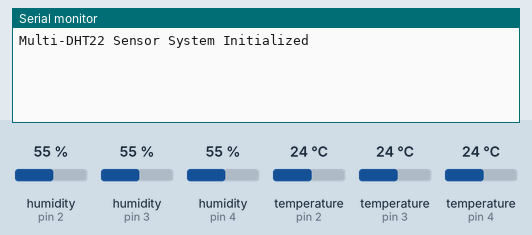
The sketch below on a simulated Arduino Uno, built with avr-gcc and run on an emulated ATmega328P. On the bench: the last lines printed to the serial monitor. The inputs (shaded band) are chosen by the test bench; at power-on: humidity (sensors on pin 2, pin 3, pin 4) 55 %, temperature (sensors on pin 2, pin 3, pin 4) 24 °C.

Above: at 1.5 s.
1.6 s: humidity (sensor on pin 2) set to 22 %
At 3.2 s:
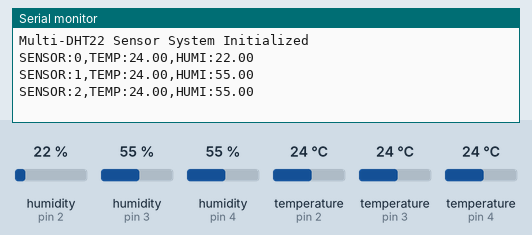
4.6 s: humidity (sensor on pin 3) set to 22 %
At 7.3 s:
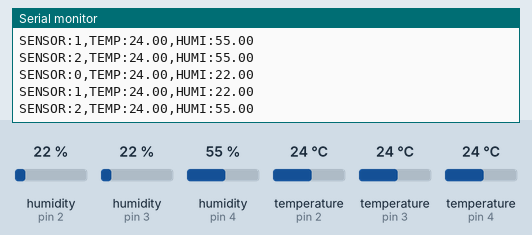
7.6 s: humidity (sensor on pin 4) set to 22 %
At 9.5 s:
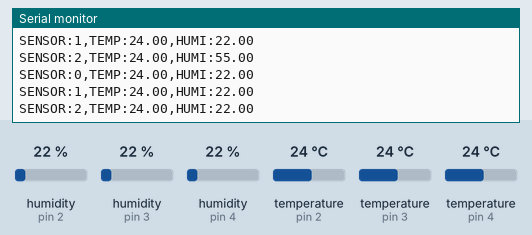
10.6 s: temperature (sensor on pin 2) set to 12 °C
At 12.9 s:
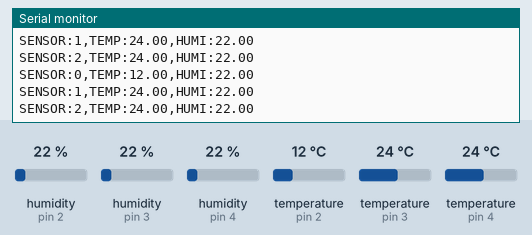
13.6 s: temperature (sensor on pin 3) set to 12 °C
At 15.8 s:
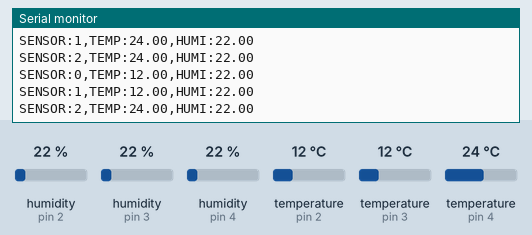
16.6 s: temperature (sensor on pin 4) set to 12 °C
At 19.2 s:
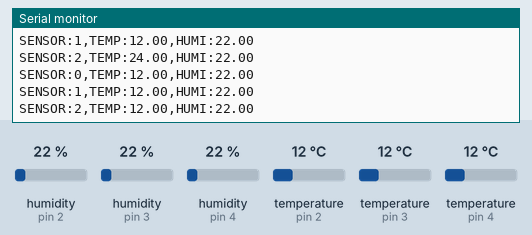
Timing chart, 0 to 20.6 s (numbered marks = the images above; inputs shaded):
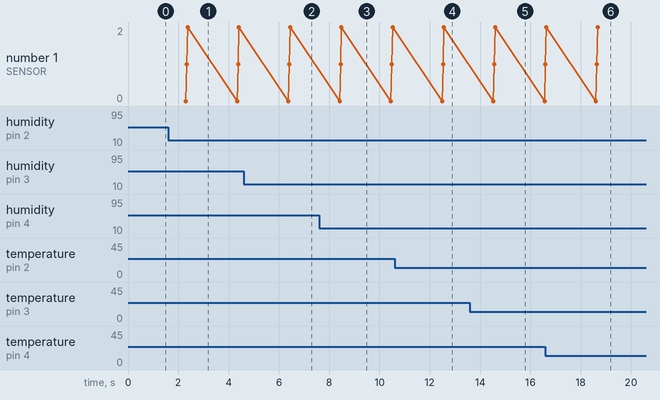

Measured:
- after the input at 1.6 s, the serial monitor: prints a new line after 0.71 s (image 1)
- after the input at 4.6 s, the serial monitor: prints a new line after 1.8 s (image 2)
- after the input at 7.6 s, the serial monitor: prints a new line after 0.89 s (image 3)
- after the input at 10.6 s, the serial monitor: prints a new line after 1.9 s (image 4)
- after the input at 13.6 s, the serial monitor: prints a new line after 0.96 s (image 5)
- after the input at 16.6 s, the serial monitor: prints a new line after 2.1 s (image 6)

The sketch:

arduino_sketch.ino
```cpp
/**
 * @file multi_sensor_sketch.ino
 * @brief Reads data from multiple DHT22 sensors and sends it over serial.
 * @details This sketch is designed to work with the Python monitoring application.
 * It reads temperature and humidity from an array of DHT22 sensors
 * and prints the data in a machine-readable format for parsing.
 *
 * Data Format (Success): "SENSOR:[index],TEMP:[value],HUMI:[value]"
 * Data Format (Failure): "SENSOR:[index],ERROR:Failed to read from sensor"
 * * @author Jiyoung Choi (Chonnam Nat'l Univ.), with assistance from Gemini
 * @version 1.0
 * @date 2025-09-11
 */

#include "DHT.h"

// ========================================================================
// [ 중요 / IMPORTANT ]
// 이 배열을 Python의 'config.json' 파일에 정의된 센서 목록과
// 반드시 일치시켜야 합니다.
// 센서의 순서(인덱스)와 개수가 중요합니다.
// 예: config.json의 첫 번째 센서는 DHT_PINS[0]에 해당합니다.
//
// This array MUST match the "sensors" list defined in the 'config.json'
// file used by the Python application.
// The order and number of sensors
// are critical for correct data parsing.
// ========================================================================
const int DHT_PINS[] = {2, 3, 4};
const int NUM_SENSORS = 3;
//const int NUM_SENSORS = sizeof(DHT_PINS) / sizeof(int);

// 사용할 센서 타입을 DHT22로 정의합니다.
#define DHTTYPE DHT22

// DHT 객체를 가리키는 포인터 배열을 선언합니다.
// (객체를 직접 생성하면 컴파일 오류가 발생하므로 포인터를 사용합니다.)
DHT *dht_sensors[NUM_SENSORS];

/**
 * @brief 초기 설정을 수행합니다. 시리얼 통신을 시작하고 모든 센서를 초기화합니다.
 */
void setup() {
  // 9600 bps로 시리얼 통신을 시작합니다.
  Serial.begin(9600);
  Serial.println("Multi-DHT22 Sensor System Initialized");

  // DHT_PINS 배열을 순회하며 각 핀에 연결된 센서를 초기화합니다.
  for (int i = 0; i < NUM_SENSORS; i++) {
    // 'new' 키워드를 사용해 각 센서 객체를 동적으로 생성하고,
    // 생성된 객체의 메모리 주소를 포인터 배열에 할당합니다.
    dht_sensors[i] = new DHT(DHT_PINS[i], DHTTYPE);
    // 포인터를 통해 해당 객체의 begin() 함수를 호출하여 센서를 시작합니다.
    dht_sensors[i]->begin();
    delay(100);
    // 다음 센서 초기화 전 안정화를 위한 짧은 지연
  }
}

/**
 * @brief 메인 루프.
 * 2초마다 모든 센서의 데이터를 읽어 시리얼 포트로 전송합니다.
 */
void loop() {
  // 2초 동안 대기합니다.
  // (DHT22 센서의 최소 샘플링 주기는 2초입니다.)
  delay(2000);

  // 모든 센서를 순회하며 데이터를 읽고 전송합니다.
  for (int i = 0; i < NUM_SENSORS; i++) {
    // 포인터를 통해 습도와 온도 값을 읽어옵니다.
    float h = dht_sensors[i]->readHumidity();
    float t = dht_sensors[i]->readTemperature();

    // 센서 읽기에 실패했는지 확인합니다.
    // (isnan: is Not a Number)
    if (isnan(h) || isnan(t)) {
      // 실패 시, Python 스크립트가 인식할 수 있는 오류 메시지를 전송합니다.
      Serial.print("SENSOR:");
      Serial.print(i);
      Serial.println(",ERROR:Failed to read from sensor");
    } else {
      // 성공 시, 파싱하기 쉬운 형식으로 데이터를 전송합니다.
      Serial.print("SENSOR:");
      Serial.print(i);
      Serial.print(",TEMP:");
      Serial.print(t);
      Serial.print(",HUMI:");
      Serial.println(h);
    }
  }
}
```
